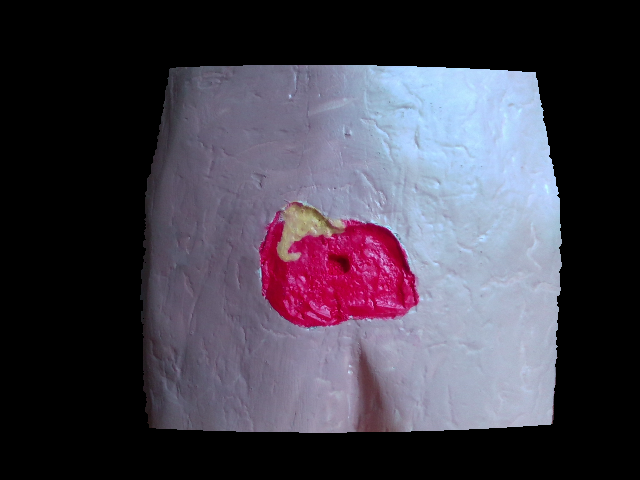
//> input picture Project_Prototype_WoundFalse_1/Project_Prototype_WoundFalse_1/imageColor.png, 640 x 480 px
$ ./analisis   (built with g++ and OpenCV 4)
//> lines starting //> are read from the running program, lines starting //| are printed output that depends on the picture; after the words box and inside, x2 and y2 are one past the last pixel; in counts of white or black regions, pixels touching at a corner belong together
#include<iostream>
#include<opencv2\core\core.hpp>
#include<opencv2\highgui\highgui.hpp>
#include<opencv2\imgproc\imgproc.hpp>
#include <vector>
#include <math.h>

#define PI 3.14159265

using namespace std;


double drawCountorToImageColor(cv::Mat &imageThreshold, cv::Mat &imageColor, cv::Mat &depth_image, int R, int G, int B); //Dibujar todos los contornos
void foreGroundImage(cv::Mat &depth_image, cv::Mat &bgr_image); //Segmentar frente
double boxSegmentation(cv::Mat &bgr_image, cv::Mat &depth_image);
double redSegmentation(cv::Mat &bgr_image, cv::Mat &image_color, cv::Mat &depth_image);
double yelloSegmentation(cv::Mat &bgr_image, cv::Mat &image_color, cv::Mat &depth_image);
double blackSegmentation(cv::Mat &bgr_image, cv::Mat &image_color, cv::Mat &depth_image);
double getDistance(cv::Point centerPoint, cv::Mat &imageAlignDepth, double scale);	//obtener distancia
double skinDetection(cv::Mat &imageThreshold, cv::Mat &imageColor, cv::Mat &depth_image, int R, int G, int B); //Deteccion de piel

double scalar = 0.000125;


void conv2(cv::Mat src, int kernel_size)
{
	cv::Mat dst, kernel;
	kernel = cv::Mat::ones(kernel_size, kernel_size, CV_32F) / (float)(kernel_size*kernel_size);

	/// Apply filter
	cv::filter2D(src, dst, -1, kernel, cv::Point(-1, -1), 0, cv::BORDER_REPLICATE);
	cv::namedWindow("filter2D Demo", CV_WINDOW_AUTOSIZE);imshow("filter2D Demo", dst);
}

int main() {

	//Leer imagenes BGR y DEPTH
	cv::Mat imageColorBGR = cv::imread("imageColor.png", cv::ImreadModes::IMREAD_COLOR);
//> imageColorBGR is the input picture: 480 rows x 640 cols, CV_8UC3; mean B, G, R 75.9, 63.1, 67.9
	cv::Mat imageDepthU16 = cv::imread("ImageDepth.png", cv::ImreadModes::IMREAD_UNCHANGED);
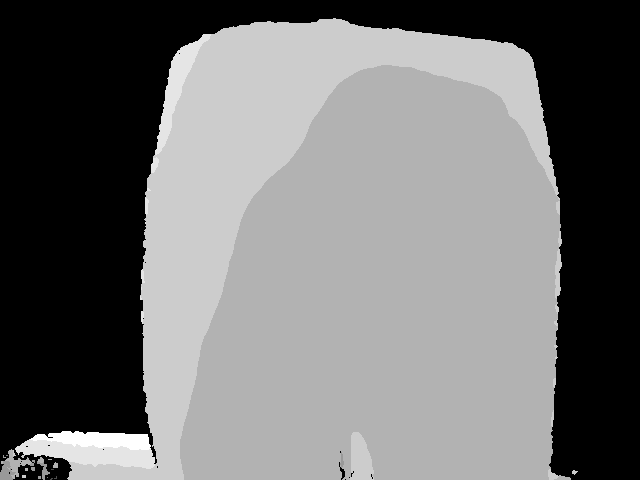
//> input picture Project_Prototype_WoundFalse_1/Project_Prototype_WoundFalse_1/ImageDepth.png, 640 x 480 px
//> imageDepthU16 is the input picture: 480 rows x 640 cols, CV_16UC1; min 0, max 2782, mean 1217.6

	if (imageColorBGR.empty())
		return -1;

	if (imageDepthU16.empty())
		return -1;

	//Segmentacion usando Depth Image. Imagen recortada de resultado
	foreGroundImage(imageDepthU16, imageColorBGR);

	cv::Mat imageColorFinal = imageColorBGR.clone(); //Imagen original a mostrar
	cv::GaussianBlur(imageColorBGR, imageColorBGR, cv::Size(5, 5), 0, 0);

	cv::Mat imageColor = imageColorBGR.clone();
	cv::Mat imagePro = imageColorBGR.clone();

	double areaWound = boxSegmentation(imageColorBGR, imageDepthU16);

	imagePro = imageColorBGR - imageColor;

	//cv::Laplacian(imageColor, imageColor, CV_8UC3, 1);

	//Segmentaci髇 del Rojo
	double areaRed = redSegmentation(imagePro, imageColorFinal, imageDepthU16);
	double areaYellow = yelloSegmentation(imagePro, imageColorFinal, imageDepthU16);
	double areaBlack = blackSegmentation(imagePro, imageColorFinal, imageDepthU16);

	printf("El area del Rojo es: %g\n", areaRed);
	printf("El area del Amarillo es: %g\n", areaYellow);
	printf("El area del Negro es: %g\n", areaBlack);

	//cv::imshow("ImagenBGR", imageColorBGR);
	//cv::imshow("ImagenDepth", imageDepthU16);
	cv::imshow("Color", imageColorFinal);
	//cv::imshow("Color pro", imagePro);
	cv::waitKey(0);

	return 0;
}


/*Return Area Total type Double*/
double drawCountorToImageColor(cv::Mat &imageThreshold, cv::Mat &imageColor, cv::Mat &depth_image, int R, int G, int B) {

	//Dibujar contornos
	vector<vector<cv::Point> > contours;
	vector<cv::Vec4i> hierarchy;

	cv::findContours(imageThreshold, contours, hierarchy, cv::RETR_TREE, cv::CHAIN_APPROX_NONE, cv::Point(0, 0));


	// Get the moments
	vector<cv::Moments> mu(contours.size());
	for (int i = 0; i < contours.size(); i++)
	{
		mu[i] = moments(contours[i], false);
	}

	//  Get the mass centers:
	vector<cv::Point2f> mc(contours.size());
	for (int i = 0; i < contours.size(); i++)
	{
		mc[i] = cv::Point2f(mu[i].m10 / mu[i].m00, mu[i].m01 / mu[i].m00);
	}


	double AreaTotal = 0;

	for (size_t i = 0; i < contours.size(); i++)
	{
		cv::Scalar color = cv::Scalar(B, G, R);
		drawContours(imageColor, contours, (int)i, color, 1, 8, hierarchy, 0, cv::Point());


		double distanceZ = getDistance(mc[i], depth_image, scalar);
		double a = distanceZ * tan((71.5 / 2.0)* PI / 180.0);
		double l = distanceZ * tan((55.0 / 2.0)* PI / 180.0);

		AreaTotal += (2.0*a / 640.0)*(2.0*l / 480.0) * cv::contourArea(contours[i]);
	}

	return AreaTotal;
}

/*Separa el fondo del frente utilizando la imagen de profundidad*/
void foreGroundImage(cv::Mat &depth_image, cv::Mat &bgr_image) {

	/*Clonar Depth Imagen 16-bit*/
	cv::Mat depth_Image8 = depth_image.clone();

	/*Convertir Imagen 16-bit depth to 8-bit*/
	depth_Image8.convertTo(depth_Image8, CV_8U);
//> depth_Image8: 480 rows x 640 cols, CV_8UC1; 60.3% white; 18 black regions (16 under 20 px), largest, box (x1, y1, x2, y2) and area: (0, 0, 640, 480) 121826, (339, 462, 345, 480) 40

	/*Smoothing*/
	cv::GaussianBlur(depth_Image8, depth_Image8, cv::Size(7, 7), 2, 0);
//> depth_Image8: 480 rows x 640 cols, CV_8UC1; min 0, max 255, mean 153.8

	/*Umbralizaci髇*/
	cv::Mat OtsuThresholdImage;
	cv::threshold(depth_Image8, OtsuThresholdImage, 0, 255, CV_THRESH_BINARY + CV_THRESH_OTSU);
//> OtsuThresholdImage: 480 rows x 640 cols, CV_8UC1; 60.3% white; 5 black regions (1 under 20 px), largest, box (x1, y1, x2, y2) and area: (0, 0, 640, 480) 120819, (41, 456, 71, 480) 508, (14, 453, 43, 480) 481, (151, 447, 156, 456) 27

	//Crear elemento para erosion y dilatacion
	int erosion_size = 8;
	cv::Mat element = cv::getStructuringElement(cv::MORPH_ELLIPSE, cv::Size(2 * erosion_size + 1, 2 * erosion_size + 1), cv::Point(erosion_size, erosion_size));

	//Erosionar y dilatar (Filtro para eliminar particulas peque馻s)
	erode(OtsuThresholdImage, OtsuThresholdImage, element);
	dilate(OtsuThresholdImage, OtsuThresholdImage, element);
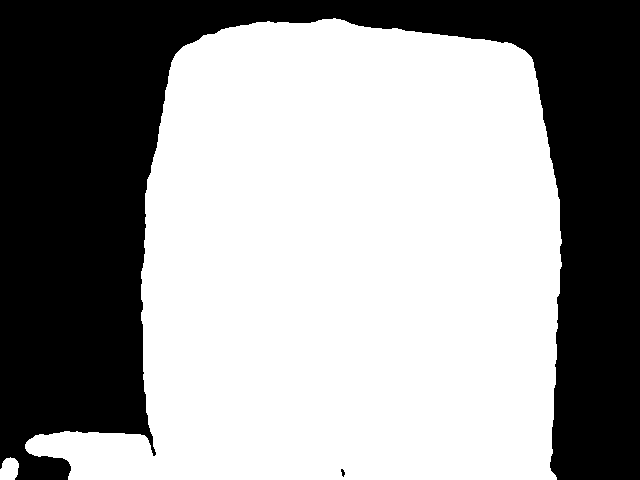
//> OtsuThresholdImage: 480 rows x 640 cols, CV_8UC1; 60.2% white; 2 black regions, box (x1, y1, x2, y2) and area: (0, 0, 640, 480) 122386, (341, 469, 345, 477) 20

	//Dibujar minimo rectangulo
	cv::Mat onlyWhitePixels;
	cv::findNonZero(OtsuThresholdImage, onlyWhitePixels);
//> onlyWhitePixels = contour of 184794 points, box (x1, y1, x2, y2) (0, 18, 562, 480), area 47234

	//Rectangulo
	cv::Rect min_Rect = cv::boundingRect(onlyWhitePixels);
//> min_Rect = Rect(0, 18, 562, 462)

	/*Imagenes Recortadas*/
	bgr_image = bgr_image(min_Rect);
	depth_image = depth_image(min_Rect);
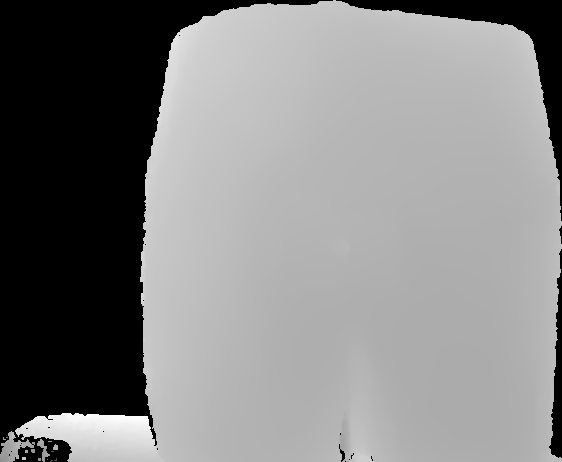
//> depth_image: 462 rows x 562 cols, CV_16UC1; min 0, max 2782, mean 1440.2; drawn with min black and max white

}

//Regresa el 醨ea total del rojo
double redSegmentation(cv::Mat &bgr_image, cv::Mat &image_color, cv::Mat &depth_image) {

	cv::Mat imageRed = bgr_image.clone();

	cv::GaussianBlur(imageRed, imageRed, cv::Size(5, 5), 0, 0);
	cv::inRange(imageRed, cv::Scalar(200, 225, 100), cv::Scalar(245, 255, 160), imageRed);
	int erosion_size = 1;
	cv::Mat element = cv::getStructuringElement(cv::MORPH_RECT, cv::Size(2 * erosion_size + 1, 2 * erosion_size + 1), cv::Point(erosion_size, erosion_size));
	//Erosionar y dilatar (Filtro para eliminar particulas peque馻s)
	dilate(imageRed, imageRed, element);
	erode(imageRed, imageRed, element);

	//Aumentar bordes
	dilate(imageRed, imageRed, element);

	return drawCountorToImageColor(imageRed, image_color, depth_image,  0, 255, 0);
}


//Regresa el 醨ea total del amarrillo
double yelloSegmentation(cv::Mat &bgr_image, cv::Mat &image_color, cv::Mat &depth_image) {

	cv::Mat imageRed = bgr_image.clone();

	cv::GaussianBlur(imageRed, imageRed, cv::Size(5, 5), 0, 0);
	cv::inRange(imageRed, cv::Scalar(175, 105, 75), cv::Scalar(255, 160, 120), imageRed);
	int erosion_size = 1;
	cv::Mat element = cv::getStructuringElement(cv::MORPH_RECT, cv::Size(2 * erosion_size + 1, 2 * erosion_size + 1), cv::Point(erosion_size, erosion_size));
	//Erosionar y dilatar (Filtro para eliminar particulas peque馻s)
	dilate(imageRed, imageRed, element);
	erode(imageRed, imageRed, element);

	//Aumentar bordes
	dilate(imageRed, imageRed, element);

	return drawCountorToImageColor(imageRed, image_color, depth_image, 0, 255, 0);
}

//Regresa el 醨ea total del negro
double blackSegmentation(cv::Mat &bgr_image, cv::Mat &image_color, cv::Mat &depth_image) {

	cv::Mat imageRed = bgr_image.clone();

	cv::GaussianBlur(imageRed, imageRed, cv::Size(5, 5), 0, 0);
	cv::inRange(imageRed, cv::Scalar(195, 195, 195), cv::Scalar(255, 255, 255), imageRed);
	int erosion_size = 1;
	cv::Mat element = cv::getStructuringElement(cv::MORPH_RECT, cv::Size(2 * erosion_size + 1, 2 * erosion_size + 1), cv::Point(erosion_size, erosion_size));
	//Erosionar y dilatar (Filtro para eliminar particulas peque馻s)
	dilate(imageRed, imageRed, element);
	erode(imageRed, imageRed, element);

	//Aumentar bordes
	dilate(imageRed, imageRed, element);

	return drawCountorToImageColor(imageRed, image_color, depth_image, 0, 255, 0);
}

double boxSegmentation(cv::Mat &bgr_image, cv::Mat &depth_image) {

	cv::Mat imageRed = bgr_image.clone();

	cv::GaussianBlur(imageRed, imageRed, cv::Size(7, 7), 0, 0);
	cv::inRange(imageRed, cv::Scalar(100, 95, 80), cv::Scalar(200, 195, 155), imageRed);
//> imageRed: 462 rows x 562 cols, CV_8UC1; 17.2% white; 27 white regions (16 under 20 px), largest, box (x1, y1, x2, y2) and area: (194, 47, 562, 414) 43987, (423, 373, 431, 402) 158, (201, 331, 208, 345) 51
	int erosion_size = 1;
	cv::Mat element = cv::getStructuringElement(cv::MORPH_RECT, cv::Size(2 * erosion_size + 1, 2 * erosion_size + 1), cv::Point(erosion_size, erosion_size));
	//Erosionar y dilatar (Filtro para eliminar particulas peque馻s)
	dilate(imageRed, imageRed, element);
	erode(imageRed, imageRed, element);
//> imageRed: 462 rows x 562 cols, CV_8UC1; 17.2% white; 25 white regions (15 under 20 px)

	//Aumentar bordes
	dilate(imageRed, imageRed, element);


	return skinDetection(imageRed, bgr_image, depth_image, 255, 255, 255);
}

/*Return Area Total type Double*/
double skinDetection(cv::Mat &imageThreshold, cv::Mat &imageColor, cv::Mat &depth_image, int R, int G, int B) {
//> called with R = 255, G = 255, B = 255

	//Dibujar contornos
	vector<vector<cv::Point> > contours;
	vector<cv::Vec4i> hierarchy;

	cv::findContours(imageThreshold, contours, hierarchy, cv::RETR_EXTERNAL, cv::CHAIN_APPROX_NONE, cv::Point(0, 0));
//> contours = 7 contours, 2 with area under 20; largest, box (x1, y1, x2, y2) and area: (193, 46, 562, 415) 120814, (200, 330, 209, 346) 79, (171, 375, 180, 387) 59, (234, 257, 240, 272) 54, (233, 287, 239, 293) 22


	// Get the moments
	vector<cv::Moments> mu(contours.size());
//> mu = 7 items
	for (int i = 0; i < contours.size(); i++)
	{
		mu[i] = moments(contours[i], false);
	}
//> this loop made 7 passes

	//  Get the mass centers:
	vector<cv::Point2f> mc(contours.size());
	for (int i = 0; i < contours.size(); i++)
	{
		mc[i] = cv::Point2f(mu[i].m10 / mu[i].m00, mu[i].m01 / mu[i].m00);
	}


	double AreaTotal = 0;

	for (size_t i = 0; i < contours.size(); i++)
	{
		cv::Scalar color = cv::Scalar(B, G, R);
		drawContours(imageColor, contours, (int)i, color, CV_FILLED, 8, hierarchy, 0, cv::Point());


		double distanceZ = getDistance(mc[i], depth_image, scalar);
		double a = distanceZ * tan((71.5 / 2.0)* PI / 180.0);
		double l = distanceZ * tan((55.0 / 2.0)* PI / 180.0);

		AreaTotal += (2.0*a / 640.0)*(2.0*l / 480.0) * cv::contourArea(contours[i]);
	}
//> this loop made 7 passes
//> (distance in getDistance, distanceZ, a, l, AreaTotal) on pass 7: (24.4, 24.4, 17.57, 12.7, 351.7)
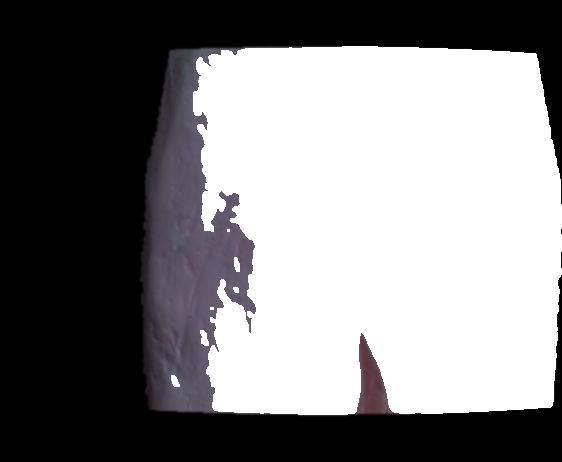
//> imageColor: 462 rows x 562 cols, CV_8UC3; mean B, G, R 129, 127.4, 128.3
//> after the loop, AreaTotal = 351.7
//> in main, `imagePro = imageColorBGR - imageColor;`:
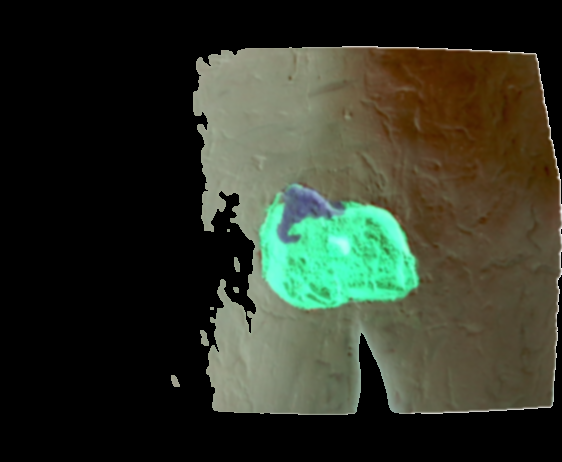
//> imagePro: 462 rows x 562 cols, CV_8UC3; mean B, G, R 39.2, 52.8, 48
//> in redSegmentation, `cv::inRange(imageRed, cv::Scalar(200, 225, 100), cv::Scalar(245, 255, ..`: imageRed: 462 rows x 562 cols, CV_8UC1; 0.64% white; 7 white regions (2 under 20 px), largest, box (x1, y1, x2, y2) and area: (267, 213, 290, 300) 898, (362, 208, 408, 255) 449, (329, 236, 351, 255) 224, (399, 268, 404, 282) 43, (347, 210, 354, 215) 30
//> in redSegmentation, `erode(imageRed, imageRed, element);`:
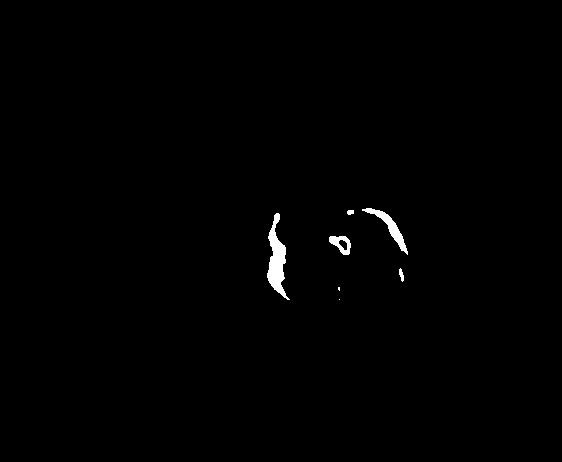
//> imageRed: 462 rows x 562 cols, CV_8UC1; 0.64% white; 7 white regions (2 under 20 px)
//> in drawCountorToImageColor, `cv::findContours(imageThreshold, contours, hierarchy, cv::RETR_TREE, c..`: contours = 8 contours, 2 with area under 20; largest, box (x1, y1, x2, y2) and area: (266, 212, 291, 301) 1062, (361, 207, 409, 256) 572, (328, 235, 352, 256) 332, (398, 267, 405, 283) 67, (346, 209, 355, 216) 44, (339, 240, 347, 250) 28
//> in drawCountorToImageColor, `vector<cv::Moments> mu(contours.size());`: mu = 8 items
//> the loop in drawCountorToImageColor, `for (int i = 0; i < contours.size(); i++)` made 8 passes
//> the loop in drawCountorToImageColor, `for (size_t i = 0; i < contours.size(); i++)` made 8 passes
//> (distance in getDistance, distanceZ, a, l, AreaTotal) on passes 1 to 8: (23.9, 23.9, 17.21, 12.44, 0.0111), (24.04, 24.04, 17.3, 12.51, 0.052), (23.84, 23.84, 17.16, 12.41, 0.238), (24.98, 24.98, 17.98, 13, 1.25), (25, 25, 18, 13.01, 1.33), (24.65, 24.65, 17.75, 12.83, 4.48), (24.56, 24.56, 17.68, 12.79, 4.61), (24.34, 24.34, 17.52, 12.67, 6.27)
//> after the loop in drawCountorToImageColor, `for (size_t i = 0; i < contours.size(); i++)`:
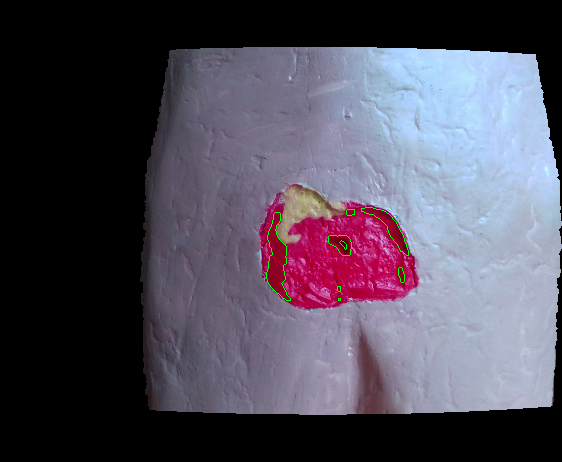
//> imageColor: 462 rows x 562 cols, CV_8UC3; mean B, G, R 89.7, 75.1, 80
//> after the loop in drawCountorToImageColor, `for (size_t i = 0; i < contours.size(); i++)`: AreaTotal = 6.27
//> in yelloSegmentation, `cv::inRange(imageRed, cv::Scalar(175, 105, 75), cv::Scalar(255, 160, 1..`: imageRed: 462 rows x 562 cols, CV_8UC1; every value is 0
//> in drawCountorToImageColor (call 2), `cv::findContours(imageThreshold, contours, hierarchy, cv::RETR_TREE, c..`: contours = 0 contours
//> in main, `double areaYellow = yelloSegmentation(imagePro, imageColorFinal, image..`: areaYellow = 0
//| El area del Rojo es: 6.26817
//| El area del Amarillo es: 0
//| El area del Negro es: 0

	return AreaTotal;
}


double getDistance(cv::Point centerPoint, cv::Mat &imageAlignDepth, double scale) {

	double distance = 0;

	if (centerPoint.x > 0 && centerPoint.y > 0) {
		distance = imageAlignDepth.at<uint16_t>(centerPoint) * scale * 100;
	}


	return distance;

}
